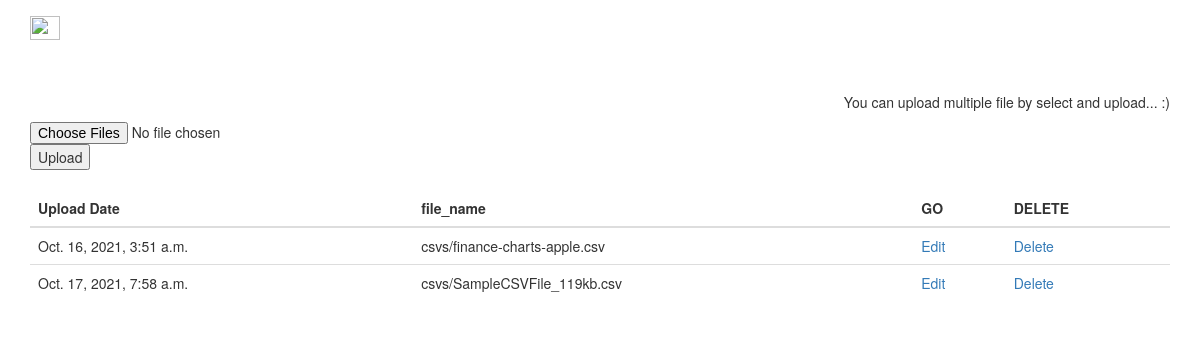
Before: / with the older database file.
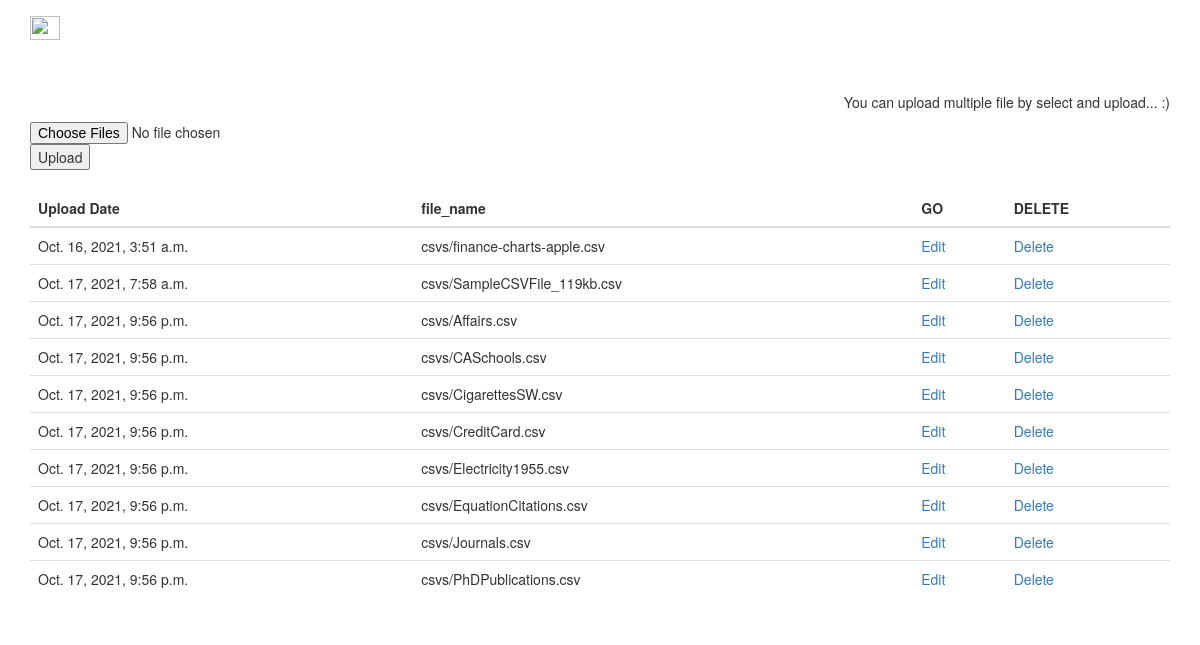
After: the same page with the newer database file.
### io_csv_plats_app/models.py (models this page shows, shortened)
class CSVs(models.Model):
    file_name = models.FileField(upload_to='csvs')
    uploaded = models.DateTimeField(auto_now_add=True)
    class Meta:
        db_table = 'CSVs'
        verbose_name = "CSV"

### io_csv_plats_app/views.py (the view)
# urls.py: path('', upload_file_view, name='upload-view'),
def upload_file_view(request):
    if request.method == 'POST':
        upload_csv = request.FILES.getlist('file_name')
        for csvs in upload_csv:
            CSVs.objects.create(file_name=csvs)
        return redirect('/')
    upload_csv = CSVs.objects.all()
    return render(request, 'upload_csvs/upload.html', {'upload_csv': upload_csv})

### io_csv_plats_app/templates/upload_csvs/upload.html (shortened to what this page needs)
{% extends 'base.html' %}
{% load static %}
{% block upload %}
<br>
<p class="text-right">You can upload multiple file by select and upload... :) </p>
<form action="" method="POST" class="ui form " enctype="multipart/form-data">
  <div class="d-flex justify-content-evenly">
    <input type="file" name= "file_name" multiple>
    <button type="submit">Upload</button>
  </div>
</form>
{% endblock upload %}
{% block view_uploaded %}
<br>
    {% if upload_csv|length > 0 %}
        <table class="table">
          <thead>
            <tr>
              <th scope="col">Upload Date</th>
              <th scope="col">file_name</th>
              <th scope="col">GO</th>
              <th scope="col">DELETE</th>
            </tr>
          </thead>
          <tbody>
          {% for f in upload_csv %}
            <tr>
              <td>{{f.uploaded}}</td>
              <td>{{ f.file_name }}</td>
              <td>
                <a href="/media/{{f.id}}"> Edit </a>
              </td>
              <td>
                <a href="/delete/{{f.id}}"> Delete </a>
              </td>
            </tr>
          {% endfor %}
          </tbody>
        </table>
    {% endif %}
{% endblock view_uploaded %}

### templates/base.html (shortened to what this page needs)
{% load static %}
<!DOCTYPE html>
<html lang="en">
<head>
<link rel="stylesheet" href="https://maxcdn.bootstrapcdn.com/bootstrap/3.3.7/css/bootstrap.min.css">
</head>
<body>
    {% include 'nav.html' %}
    <div class = "ui container">
        {% block upload %}    {% endblock upload %}
    {% block view_uploaded %}    {% endblock view_uploaded %}
    </div>
</body>
</html>

### templates/nav.html (shortened to what this page needs)
<!DOCTYPE html>
<html lang="en">
<head>
</head>
<body>
<nav class="navbar navbar-light bg-light">
    <div class="container">
        <a class="navbar-brand" href="/">
            <img
                src="https://idare.io/wp-content/uploads/2018/08/idare_tm.png"
                alt=""
                width="30"
                height="24"
            />
        </a>
    </div>
</nav>
</body>
</html>

Changed rows visible on the page:
added CSVs: uploaded "Oct. 17, 2021, 9:56 p.m.", file_name "csvs/Affairs.csv"
added CSVs: uploaded "Oct. 17, 2021, 9:56 p.m.", file_name "csvs/CASchools.csv"
added CSVs: uploaded "Oct. 17, 2021, 9:56 p.m.", file_name "csvs/CigarettesSW.csv"
added CSVs: uploaded "Oct. 17, 2021, 9:56 p.m.", file_name "csvs/CreditCard.csv"
added CSVs: uploaded "Oct. 17, 2021, 9:56 p.m.", file_name "csvs/Electricity1955.csv"
added CSVs: uploaded "Oct. 17, 2021, 9:56 p.m.", file_name "csvs/EquationCitations.csv"
added CSVs: uploaded "Oct. 17, 2021, 9:56 p.m.", file_name "csvs/Journals.csv"
added CSVs: uploaded "Oct. 17, 2021, 9:56 p.m.", file_name "csvs/PhDPublications.csv"
